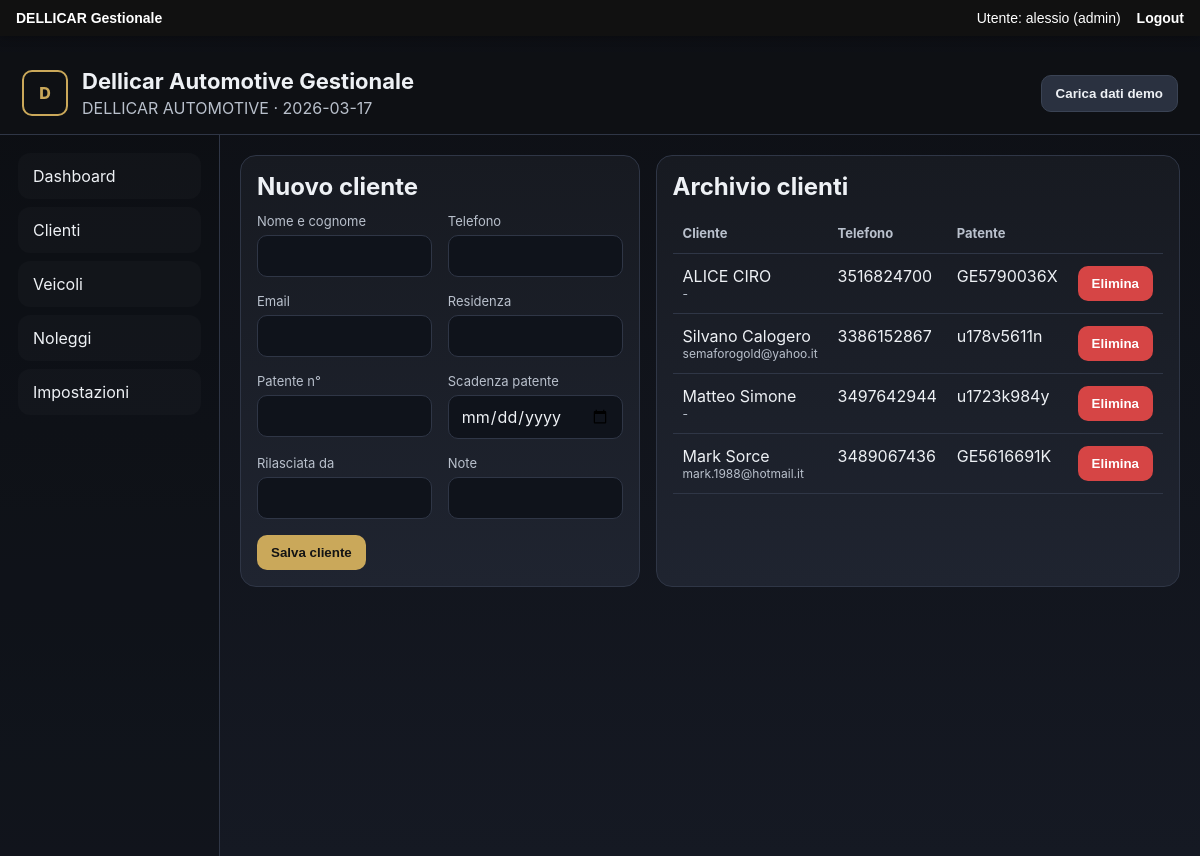
The page /clients (signed in) on the database its author committed.
### tables this page shows
CREATE TABLE settings (
                key TEXT PRIMARY KEY,
                value TEXT NOT NULL
            );

CREATE TABLE clients (
                id INTEGER PRIMARY KEY AUTOINCREMENT,
                full_name TEXT NOT NULL,
                phone TEXT,
                email TEXT,
                residence TEXT,
                license_number TEXT,
                license_expiry TEXT,
                issued_by TEXT,
                notes TEXT
            );

### app.py (the view, shortened to what this page needs)
@app.route("/clients", methods=["GET", "POST"])
@role_required("admin","segretaria")
def clients() -> str:
    db = get_db()
    rows = db.execute("SELECT * FROM clients ORDER BY id DESC").fetchall()
    return render_template("clients.html", clients=rows)

### app.py (called while the page is built)
def role_required(*roles):
    def decorator(f):
        @wraps(f)
        def wrapped(*args, **kwargs):
            if not session.get("logged"):
                return redirect("/login")
            if session.get("role") not in roles:
                return "Accesso negato", 403
            return f(*args, **kwargs)
        return wrapped
    return decorator

def get_db():
    if "db" not in g:
        if USE_POSTGRES:
            import psycopg2
            conn = psycopg2.connect(DATABASE_URL)
            g.db = conn
        else:
            g.db = sqlite3.connect(DB_PATH, timeout=10)
            g.db.execute("PRAGMA journal_mode=WAL;")
            g.db.execute("PRAGMA synchronous=NORMAL;")
            g.db.row_factory = sqlite3.Row
    return g.db

def get_settings() -> dict[str, str]:
    db = get_db()
    rows = db.execute("SELECT key, value FROM settings").fetchall()
    data = {row["key"]: row["value"] for row in rows}
    for k, v in DEFAULT_SETTINGS.items():
        data.setdefault(k, v)
    return data

@app.context_processor
def inject_globals() -> dict[str, Any]:
    return {"company": get_settings(), "today": date.today().isoformat()}

### templates/clients.html
{% extends 'base.html' %}
{% block content %}
<div class="grid-2">
  <section class="panel">
    <h2>Nuovo cliente</h2>
    <form method="post" class="form-grid">
      <div><label>Nome e cognome</label><input name="full_name" required></div>
      <div><label>Telefono</label><input name="phone"></div>
      <div><label>Email</label><input name="email"></div>
      <div><label>Residenza</label><input name="residence"></div>
      <div><label>Patente n°</label><input name="license_number"></div>
      <div><label>Scadenza patente</label><input name="license_expiry" type="date"></div>
      <div><label>Rilasciata da</label><input name="issued_by"></div>
      <div><label>Note</label><input name="notes"></div>
      <div class="full"><button class="btn" type="submit">Salva cliente</button></div>
    </form>
  </section>
  <section class="panel">
    <h2>Archivio clienti</h2>
    {% if clients %}
    <table>
      <thead><tr><th>Cliente</th><th>Telefono</th><th>Patente</th><th></th></tr></thead>
      <tbody>
        {% for c in clients %}
        <tr>
          <td>{{ c.full_name }}<div class="muted small">{{ c.email }}</div></td>
          <td>{{ c.phone }}</td>
          <td>{{ c.license_number }}</td>
          <td>
            <form method="post" action="{{ url_for('delete_client', client_id=c.id) }}" onsubmit="return confirm('Eliminare cliente?')">
              <button type="submit" class="btn danger">Elimina</button>
            </form>
          </td>
        </tr>
        {% endfor %}
      </tbody>
    </table>
    {% else %}<div class="empty">Nessun cliente inserito.</div>{% endif %}
  </section>
</div>
{% endblock %}

### templates/base.html (shortened to what this page needs)
<!DOCTYPE html>
<html lang="it">
<head>
  <link rel="stylesheet" href="{{ url_for('static', filename='style.css') }}">
</head>
<body>
{% if session.get("logged") %}
<div class="dellicar-userbar">
    <div><strong>DELLICAR Gestionale</strong></div>
    <div>Utente: {{ session.get("username","-") }} ({{ session.get("role","-") }}) <a href="/logout">Logout</a></div>
</div>
{% endif %}
  <header class="topbar">
    <div class="brand-wrap">
      <div class="logo-box">D</div>
      <div>
        <h1>Dellicar Automotive Gestionale</h1>
        <p>{{ company.company_name }} · {{ today }}</p>
      </div>
    </div>
    <form class="demo-form" method="post" action="{{ url_for('seed_demo_route') }}">
      <button type="submit" class="btn secondary">Carica dati demo</button>
    </form>
  </header>
  <div class="layout">
    <aside class="sidebar">
      <a href="{{ url_for('dashboard') }}">Dashboard</a>
      <a href="{{ url_for('clients') }}">Clienti</a>
      <a href="{{ url_for('vehicles') }}">Veicoli</a>
      <a href="{{ url_for('rentals') }}">Noleggi</a>
      <a href="{{ url_for('settings') }}">Impostazioni</a>
    </aside>
    <main class="content">
      {% block content %}{% endblock %}
    </main>
  </div>
</body>
</html>

### static/style.css (style rules this page uses)
:root { --bg:#0f1115; --panel:#171a21; --panel2:#1f2430; --text:#eef1f5; --muted:#b9c0cc; --gold:#caa85a; --line:#2f3646; --danger:#d64545; }
* { box-sizing:border-box }
body { margin:0;font-family:-apple-system,BlinkMacSystemFont,"Segoe UI",Roboto,Arial,sans-serif;background:linear-gradient(180deg,#0d0f14,#151923);color:var(--text) }
a { color:inherit;text-decoration:none }
.topbar { display:flex;justify-content:space-between;align-items:center;gap:16px;padding:16px 22px;border-bottom:1px solid var(--line);position:sticky;top:0;background:rgba(15,17,21,.95);backdrop-filter:blur(8px);z-index:10 }
.brand-wrap { display:flex;align-items:center;gap:14px }
.brand-wrap h1 { margin:0;font-size:22px }
.brand-wrap p { margin:4px 0 0;color:var(--muted) }
.logo-box { width:46px;height:46px;border:2px solid var(--gold);border-radius:10px;display:grid;place-items:center;color:var(--gold);font-weight:800 }
.layout { display:grid;grid-template-columns:220px 1fr;min-height:calc(100vh - 79px) }
.sidebar { padding:18px;border-right:1px solid var(--line);background:rgba(10,12,16,.35);display:flex;flex-direction:column;gap:8px }
.sidebar a { padding:12px 14px;border-radius:12px;background:rgba(255,255,255,.02);border:1px solid transparent }
.content { padding:20px }
.cards,.grid-2,.form-grid,.contract-grid,.damage-layout { display:grid;gap:16px }
.grid-2,.contract-grid { grid-template-columns:1fr 1fr }
.form-grid { grid-template-columns:1fr 1fr }
.card,.panel,.subpanel { background:linear-gradient(180deg,var(--panel),var(--panel2));border:1px solid var(--line);border-radius:16px;padding:16px }
.panel h2 { margin:0 0 12px }
.btn { display:inline-block;padding:10px 14px;border-radius:10px;background:var(--gold);color:#141414;font-weight:700;border:none;cursor:pointer }
.btn.secondary { background:#2a3140;color:var(--text);border:1px solid #3a4354 }
.btn.danger { background:var(--danger);color:white }
input,select,textarea { width:100%;padding:10px 12px;border-radius:10px;border:1px solid var(--line);background:#0f131b;color:var(--text);font:inherit }
label { display:block;font-size:13px;color:var(--muted);margin-bottom:6px }
.full { grid-column:1 / -1 }
.small { font-size:12px }
.muted { color:var(--muted) }
table { width:100%;border-collapse:collapse }
th,td { padding:12px 10px;border-bottom:1px solid var(--line);vertical-align:top }
th { text-align:left;color:var(--muted);font-size:13px }

### templates/base.html (style rules this page uses)
.dellicar-userbar { position:fixed; top:0; left:0; right:0; z-index:9999; background:#111; color:#fff; padding:10px 16px; font-family:Arial,sans-serif; font-size:14px; display:flex; justify-content:space-between; align-items:center; box-shadow:0 2px 8px rgba(0,0,0,0.25); }
.dellicar-userbar a { color:#fff; text-decoration:none; font-weight:bold; margin-left:12px; }
body { padding-top:52px !important; }

### rows shown on the page
settings: company_name "DELLICAR AUTOMOTIVE"
clients: full_name "ALICE CIRO", email "-", phone "3516824700", license_number "GE5790036X"
clients: full_name "Silvano Calogero", email "semaforogold@yahoo.it", phone "3386152867", license_number "u178v5611n"
clients: full_name "Matteo Simone", email "-", phone "3497642944", license_number "u1723k984y"
clients: full_name "Mark Sorce", email "mark.1988@hotmail.it", phone "3489067436", license_number "GE5616691K"

### other values the page prints
{{ session.get("username","-") }} "alessio"
{{ session.get("role","-") }} "admin"
